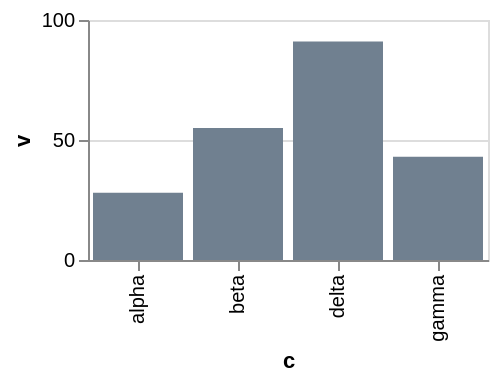

Express this chart as Vega-Lite.
### Vega-Lite specification from a JSON file in a GitHub repository (floating-point values rounded to 4 significant figures)
{"$schema": "https://vega.github.io/schema/vega-lite/v6.json", "width": 200, "height": 120, "data": {"values": [{"c": "alpha", "v": 28, "w": 3, "t": "2024-01-07"}, {"c": "beta", "v": 55, "w": 7, "t": "2024-03-19"}, {"c": "gamma", "v": 43, "w": 5, "t": "2024-06-02"}, {"c": "delta", "v": 91, "w": 9, "t": "2024-09-11"}]}, "mark": "bar", "encoding": {"x": {"field": "c", "type": "nominal"}, "y": {"field": "v", "type": "quantitative"}}, "config": {"mark": {"color": "slategray"}}}
